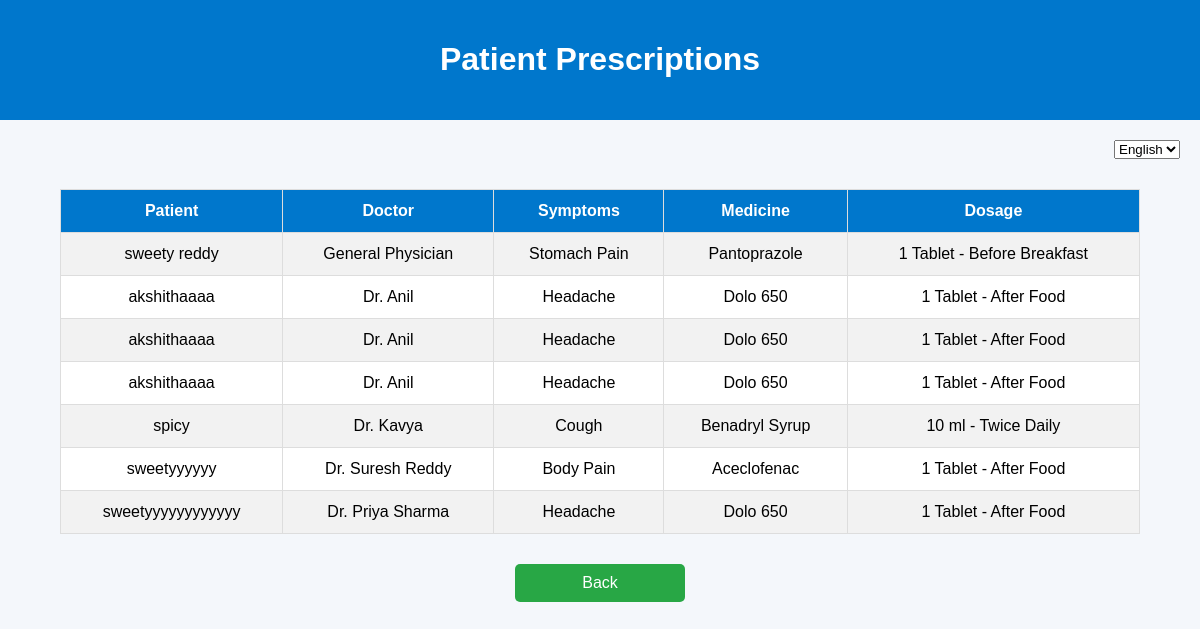
The page /prescriptions on the database its author committed.
### app.py (models this page shows)
class Appointment(db.Model):
    id = db.Column(db.Integer, primary_key=True)
    patient_name = db.Column(db.String(100))
    doctor_name = db.Column(db.String(100))
    appointment_date = db.Column(db.String(50))
    appointment_time = db.Column(db.String(50))
    symptoms = db.Column(db.String(500))

### app.py (the view)
@app.route('/prescriptions')
def prescriptions():
    appointments = Appointment.query.all()
    prescription_list = []
    for appointment in appointments:
        symptoms = appointment.symptoms.lower()
        if "fever" in symptoms:
            medicine = "Paracetamol"
            dosage = "1 Tablet - Twice Daily"
        elif "cold" in symptoms:
            medicine = "Cetirizine"
            dosage = "1 Tablet - Night"
        elif "headache" in symptoms:
            medicine = "Dolo 650"
            dosage = "1 Tablet - After Food"
        elif "cough" in symptoms:
            medicine = "Benadryl Syrup"
            dosage = "10 ml - Twice Daily"
        elif "stomach pain" in symptoms:
            medicine = "Pantoprazole"
            dosage = "1 Tablet - Before Breakfast"
        elif "body pain" in symptoms:
            medicine = "Aceclofenac"
            dosage = "1 Tablet - After Food"
        else:
            medicine = "Consult Doctor"
            dosage = "As Directed"
        prescription_list.append({
            "patient_name": appointment.patient_name,
            "doctor_name": appointment.doctor_name,
            "symptoms": appointment.symptoms,
            "medicine": medicine,
            "dosage": dosage
        })
    return render_template(
        "prescriptions.html",
        prescriptions=prescription_list
    )

### templates/prescriptions.html (shortened to what this page needs)
<!DOCTYPE html>
<html>
<head>
</head>
<body>
<div class="header">
    <h1 id="title">Patient Prescriptions</h1>
</div>
<div class="language">
    <select id="language" onchange="changeLanguage()">
        <option value="en">English</option>
    </select>
</div>
<table>
<tr>
    <th id="patient">Patient</th>
    <th id="doctor">Doctor</th>
    <th id="symptoms">Symptoms</th>
    <th id="medicine">Medicine</th>
    <th id="dosage">Dosage</th>
</tr>
{% for p in prescriptions %}
<tr>
    <td>{{ p.patient_name }}</td>
    <td>{{ p.doctor_name }}</td>
    <td>{{ p.symptoms }}</td>
    <td>{{ p.medicine }}</td>
    <td>{{ p.dosage }}</td>
</tr>
{% endfor %}
</table>
<a href="/patient" class="back" id="back">
    Back
</a>
</body>
</html>

### templates/prescriptions.html (style rules this page uses)
body { font-family:Arial,sans-serif; background:#f4f7fb; margin:0; }
.header { background:#0077cc; color:white; text-align:center; padding:20px; }
.language { text-align:right; margin:20px; }
table { width:90%; margin:30px auto; border-collapse:collapse; background:white; }
th,td { border:1px solid #ddd; padding:12px; text-align:center; }
th { background:#0077cc; color:white; }
tr:nth-child(even) { background:#f2f2f2; }
.back { display:block; width:150px; margin:20px auto; text-align:center; padding:10px; background:#28a745; color:white; text-decoration:none; border-radius:5px; }

### rows shown on the page
Appointment: patient_name "sweety reddy", doctor_name "General Physician", symptoms "Stomach Pain", medicine "Pantoprazole", dosage "1 Tablet - Before Breakfast"
Appointment: patient_name "akshithaaaa", doctor_name "Dr. Anil", symptoms "Headache", medicine "Dolo 650", dosage "1 Tablet - After Food"
Appointment: patient_name "akshithaaaa", doctor_name "Dr. Anil", symptoms "Headache", medicine "Dolo 650", dosage "1 Tablet - After Food"
Appointment: patient_name "akshithaaaa", doctor_name "Dr. Anil", symptoms "Headache", medicine "Dolo 650", dosage "1 Tablet - After Food"
Appointment: patient_name "spicy", doctor_name "Dr. Kavya", symptoms "Cough", medicine "Benadryl Syrup", dosage "10 ml - Twice Daily"
Appointment: patient_name "sweetyyyyyy", doctor_name "Dr. Suresh Reddy", symptoms "Body Pain", medicine "Aceclofenac", dosage "1 Tablet - After Food"
Appointment: patient_name "sweetyyyyyyyyyyyy", doctor_name "Dr. Priya Sharma", symptoms "Headache", medicine "Dolo 650", dosage "1 Tablet - After Food"
